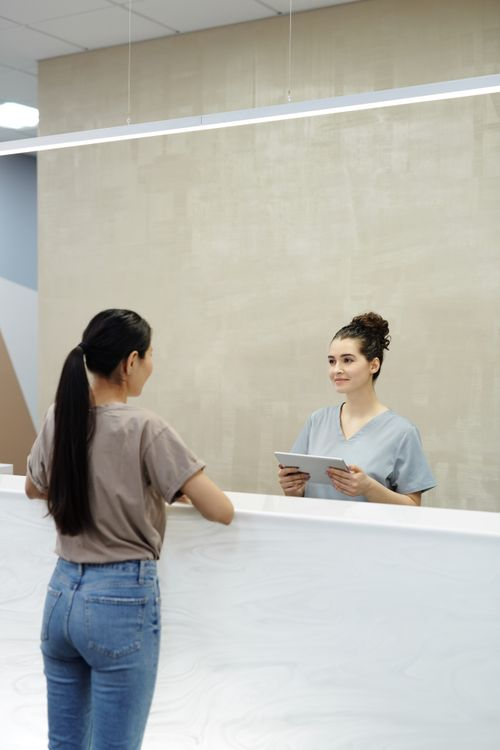
#> input picture assets/photos/src-reception.jpg, 500 x 750 px
$ python -i photos.py   (imports and definitions only)
#> lines starting #> are read from the running program, lines starting #| are printed output that depends on the picture
#> further down, picture is the input picture: PIL image 500x750 RGB; mean R, G, B 182.3, 181.8, 174.4
"""
Photographic pipeline: deterministic crop, colour grade, resolution audit.

The images in assets/photos are *web preview* files used to build accurate
comps. The licence log records the true pixel dimensions of each original, and
the audit below reports the resolution each panel would achieve in print when
the original file is relinked. Anything under the agreed minimum is flagged so
it can be re-sourced or the crop tightened before output.
"""
import os
import json

import numpy as np
from PIL import Image, ImageEnhance

ROOT = os.path.dirname(os.path.dirname(os.path.abspath(__file__)))
SRC_DIR = os.path.join(ROOT, "assets", "photos")
CACHE_DIR = os.path.join(ROOT, "source", ".work", "photocache")

# Agreed large-format thresholds (PROVISIONAL — confirm with the printer).
MIN_DPI = 110       # absolute floor at final size, viewing distance >= 1.2 m
TARGET_DPI = 150    # preferred

PHOTOS = {
    "reception": {
        "src": "src-reception.jpg",
        "asset": "A-01",
        "pexels_id": 4269206,
        "creator": "Cedric Fauntleroy",
        "url": "https://www.pexels.com/photo/a-receptionist-smiling-at-a-person-4269206/",
        "original_px": (5474, 8211),
        "title": "A receptionist smiling at a person (reception desk, tablet)",
    },
    "consult_01": {
        "src": "src-consult-01.jpg",
        "asset": "A-02",
        "pexels_id": 7580254,
        "creator": "cottonbro studio",
        "url": "https://www.pexels.com/photo/doctor-sitting-by-table-with-patient-7580254/",
        "original_px": (4189, 6284),
        "title": "Doctor sitting by table with patient",
    },
    "consult_02": {
        "src": "src-consult-02.jpg",
        "asset": "A-03",
        "pexels_id": 5327864,
        "creator": "Thirdman",
        "url": "https://www.pexels.com/photo/5327864/",
        "original_px": (4231, 6346),
        "title": "Medical professional sitting on a chair holding a tablet while talking",
    },
    "lab": {
        "src": "src-lab.jpg",
        "asset": "A-04",
        "pexels_id": 8442574,
        "creator": "Pavel Danilyuk",
        "url": "https://www.pexels.com/photo/woman-doctor-next-to-a-trinocular-microscope-8442574/",
        "original_px": (5192, 3466),
        "title": "Woman lab technician examining samples with a trinocular microscope",
    },
    "pharmacy": {
        "src": "src-pharmacy.jpg",
        "asset": "A-05",
        "pexels_id": 8657370,
        "creator": "cottonbro studio",
        "url": "https://www.pexels.com/photo/women-looking-at-the-medicine-bottles-at-the-shelves-8657370/",
        "original_px": (6403, 4269),
        "title": "Pharmacists examining medicine bottles on a pharmacy shelf",
    },
    "imaging": {
        "src": "src-imaging.jpg",
        "asset": "A-06",
        "pexels_id": 7089017,
        "creator": "MART PRODUCTION",
        "url": "https://www.pexels.com/photo/technology-hospital-medicine-indoors-7089017/",
        "original_px": (6000, 4000),
        "title": "MRI scanner in a hospital imaging room",
    },
}


def _grade(im):
    """Restrained clinical grade: cooler shadows, controlled contrast, calm colour."""
    im = im.convert("RGB")
    im = ImageEnhance.Color(im).enhance(0.84)
    im = ImageEnhance.Contrast(im).enhance(1.07)
    arr = np.asarray(im).astype(np.float32) / 255.0

    luma = arr @ np.array([0.2126, 0.7152, 0.0722], dtype=np.float32)
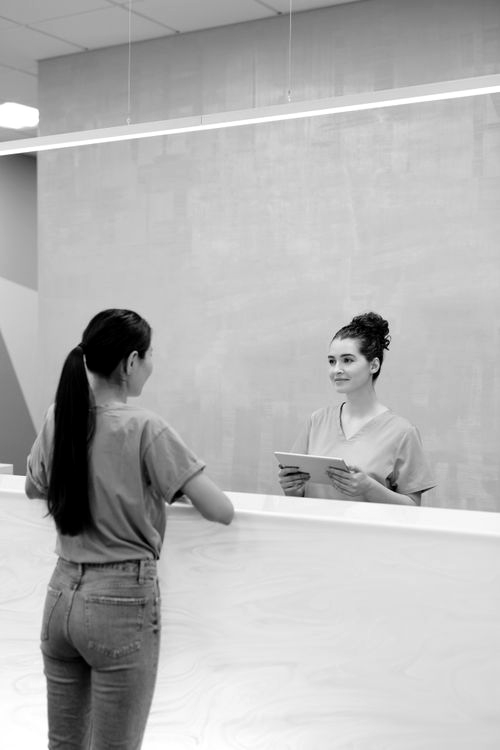
#> luma: shape (750, 500) float32; min 0, max 1, mean 0.707
    # shadow mask: strongest in the darkest 45% of the image
    shadow = np.clip((0.45 - luma) / 0.45, 0, 1)[..., None]
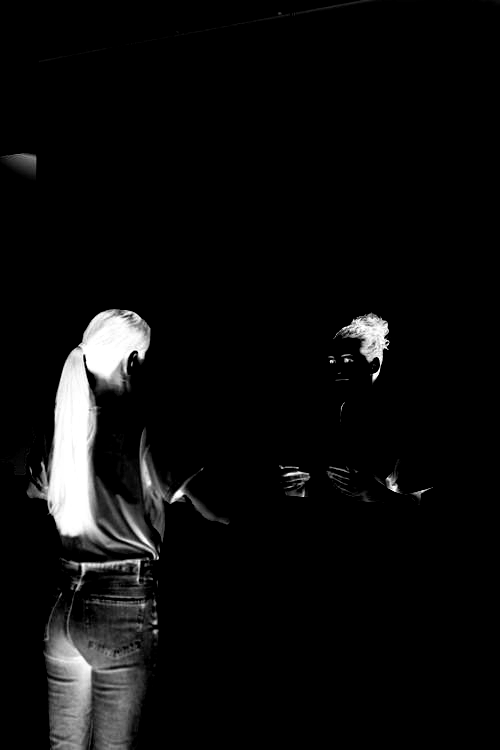
#> shadow: shape (750, 500, 1) float32; min 0, max 1, mean 0.0504
    navy_tint = np.array([0.031, 0.129, 0.239], dtype=np.float32)   # #08213D
    arr = arr * (1 - 0.26 * shadow) + navy_tint * (0.26 * shadow)

    # gentle highlight lift so white coats do not clip flat
    high = np.clip((luma - 0.72) / 0.28, 0, 1)[..., None]
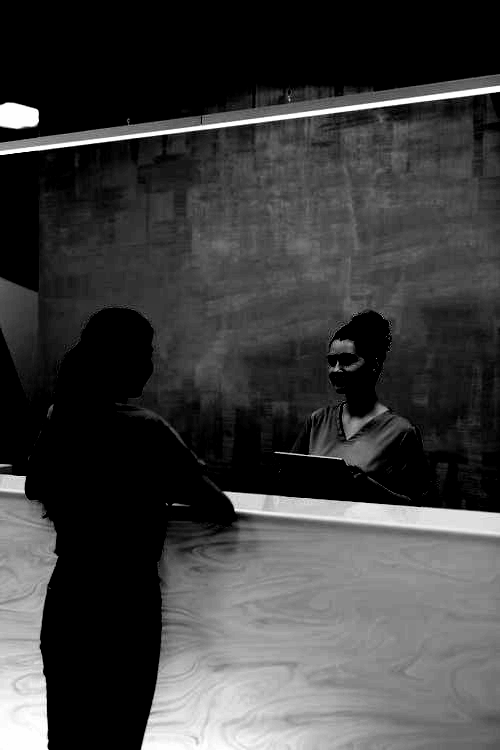
#> high: shape (750, 500, 1) float32; min 0, max 1, mean 0.244
    arr = arr + high * 0.045
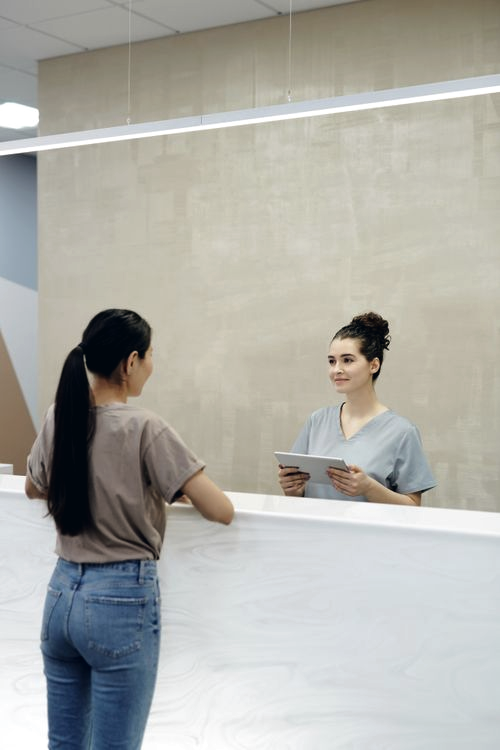
#> arr: shape (750, 500, 3) float32; mean R, G, B 0.72, 0.719, 0.695; drawn with min black and max white

    arr = np.clip(arr, 0, 1)
    # soft S-curve
    arr = arr * arr * (3 - 2 * arr) * 0.35 + arr * 0.65
    return Image.fromarray((np.clip(arr, 0, 1) * 255).astype(np.uint8))


# [71 lines left out: functions prepare, audit, not called in this run]


def contact_sheet_cache():
    return CACHE_DIR


# [2 lines not run here, left out]

>>> from PIL import Image
>>> picture = Image.open('../assets/photos/src-reception.jpg')
>>> result = _grade(picture)

$ run again, on assets/photos/src-cbc.jpg
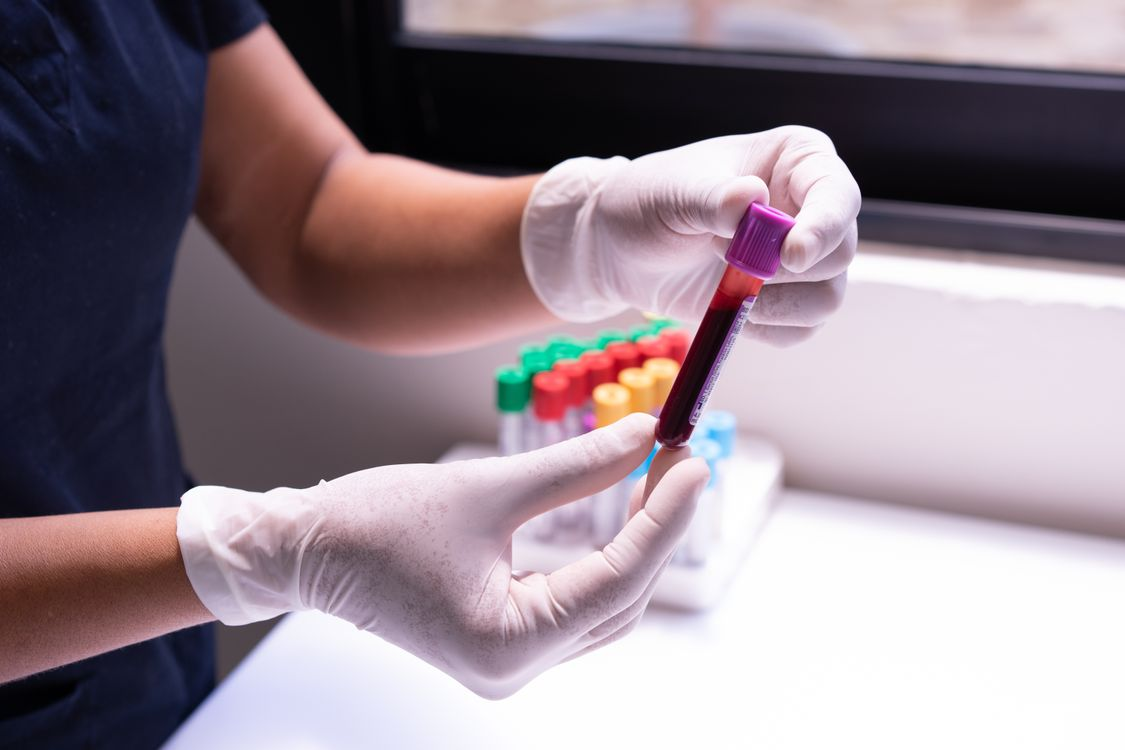
#> input picture assets/photos/src-cbc.jpg, 1125 x 750 px
#> picture is the input picture: PIL image 1125x750 RGB; mean R, G, B 147.2, 133, 142
#> in _grade, `high = np.clip((luma - 0.72) / 0.28, 0, 1)[..., None]`:
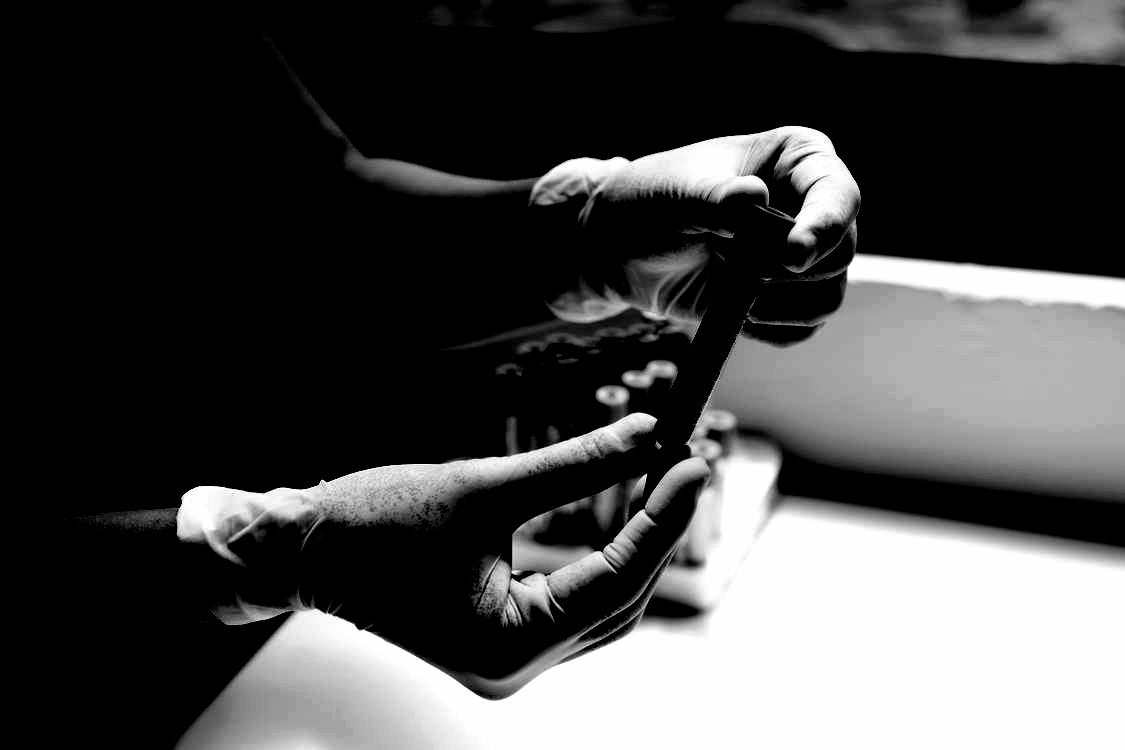
#> high: shape (750, 1125, 1) float32; min 0, max 1, mean 0.284
#> in _grade, `arr = arr + high * 0.045`:
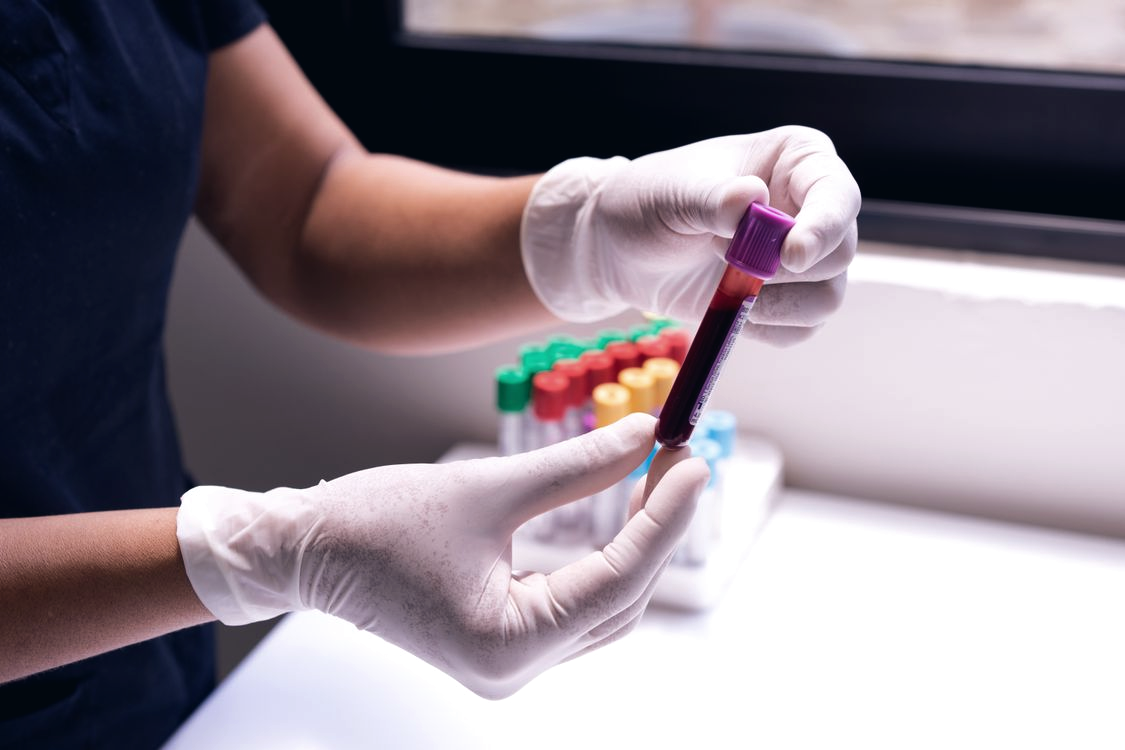
#> arr: shape (750, 1125, 3) float32; mean R, G, B 0.572, 0.532, 0.568; drawn with min black and max white

$ run again, on assets/photos/src-dental.jpg
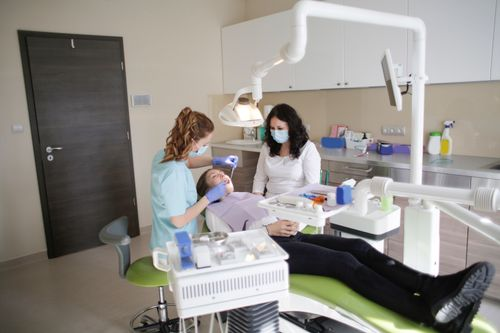
#> input picture assets/photos/src-dental.jpg, 500 x 333 px
#> picture is the input picture: PIL image 500x333 RGB; mean R, G, B 145.6, 142, 137
#> in _grade, `high = np.clip((luma - 0.72) / 0.28, 0, 1)[..., None]`:
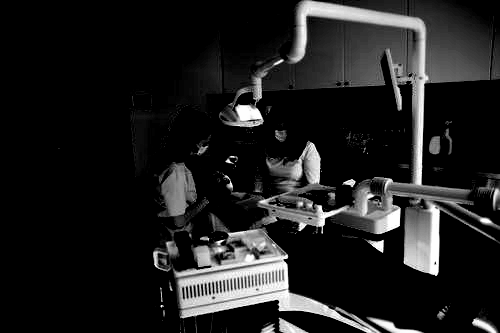
#> high: shape (333, 500, 1) float32; min 0, max 1, mean 0.123
#> in _grade, `arr = arr * arr * (3 - 2 * arr) * 0.35 + arr * 0.65`:
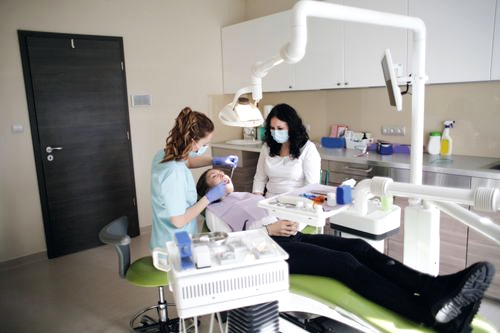
#> arr: shape (333, 500, 3) float32; mean R, G, B 0.572, 0.563, 0.546
